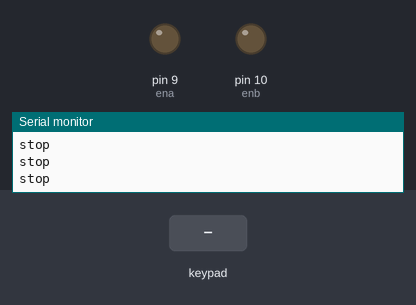
Simulated run of this sketch. Board: Arduino Uno, built with avr-gcc and run on an emulated ATmega328P. Parts: output pins drawn as LEDs (lit = HIGH), the last lines printed to the serial monitor. Inputs (shaded band) come from the test bench.

Above: at 1.2 s.
1.3 s: key 'U' pressed
At 1.51 s:
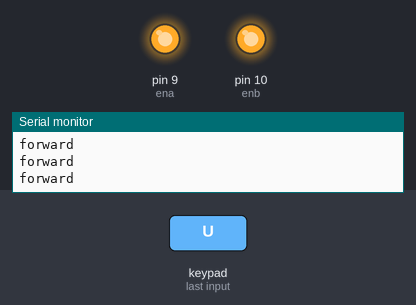
3.2 s: key 'R' pressed
At 3.4 s:
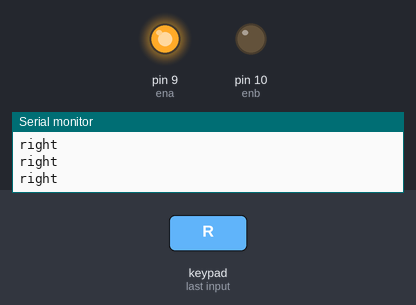
5.1 s: key 'D' pressed
At 5.8 s:
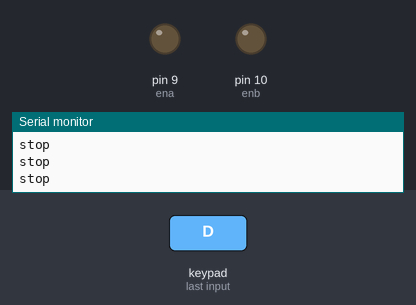
Timing chart, 0 to 8.1 s (numbered marks = the images above; inputs shaded):
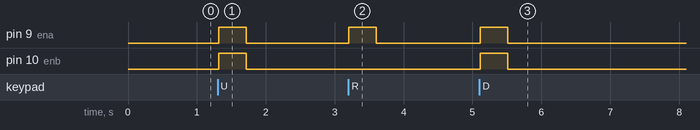

The sketch:

Bluetooth_dabble_joystick-accelerometer_controlled_car.ino
```cpp
#define CUSTOM_SETTINGS
#define INCLUDE_GAMEPAD_MODULE
#include <Dabble.h>
int ena = 9;
int m1p1 = 4;
int m1p2 = 5;

int enb = 10;
int m2p1 = 6;
int m2p2 = 7;

void setup()
{
  Serial.begin(9600);
  Dabble.begin(9600);
}

void loop()
{
  Dabble.processInput();

  int a = GamePad.getAngle();
  int r = GamePad.getRadius();

  if ((a > 0 && a <= 90) && r > 1)
  {
    Serial.println("forward");
    digitalWrite(m1p1, HIGH);
    digitalWrite(m1p2, LOW);
    digitalWrite(m2p1, LOW);
    digitalWrite(m2p2, HIGH);
    analogWrite(ena, 255);
    analogWrite(enb, 255);
  }
  if ((a > 165 && a <= 270) && r > 1)
  {
    Serial.println("backward");
    digitalWrite(m1p1, LOW);
    digitalWrite(m1p2, HIGH);
    digitalWrite(m2p1, HIGH);
    digitalWrite(m2p2, LOW);
    analogWrite(ena, 255);
    analogWrite(enb, 255);
  }
  if ((a >= 0 && a <= 0) && r > 1)
  {
    Serial.println("right");
    digitalWrite(m1p1, LOW);
    digitalWrite(m1p2, HIGH);
    digitalWrite(m2p1, LOW);
    digitalWrite(m2p2, LOW);
    analogWrite(ena, 255);
    analogWrite(enb, 0);
  }
  if ((a > 90 && a <= 165) && r > 1)
  {
    Serial.println("left");
    digitalWrite(m1p1, LOW);
    digitalWrite(m1p2, LOW);
    digitalWrite(m2p1, HIGH);
    digitalWrite(m2p2, LOW);
    analogWrite(ena, 0);
    analogWrite(enb, 255);
  }
  else if (a == 0 && r == 0)
  {
    Serial.println("stop");
    digitalWrite(m1p1, LOW);
    digitalWrite(m1p2, LOW);
    digitalWrite(m2p1, LOW);
    digitalWrite(m2p2, LOW);
    analogWrite(ena, 0);
    analogWrite(enb, 0);
  }
}
```

Measured:
- after the input at 1.3 s, pin 9 (ena), pin 10 (enb): LOW → HIGH at once, → LOW 0.40 s later
- after the input at 3.2 s, pin 9 (ena): LOW → HIGH at once, → LOW 0.40 s later
- after the input at 5.1 s, pin 9 (ena), pin 10 (enb): LOW → HIGH at once, → LOW 0.40 s later
